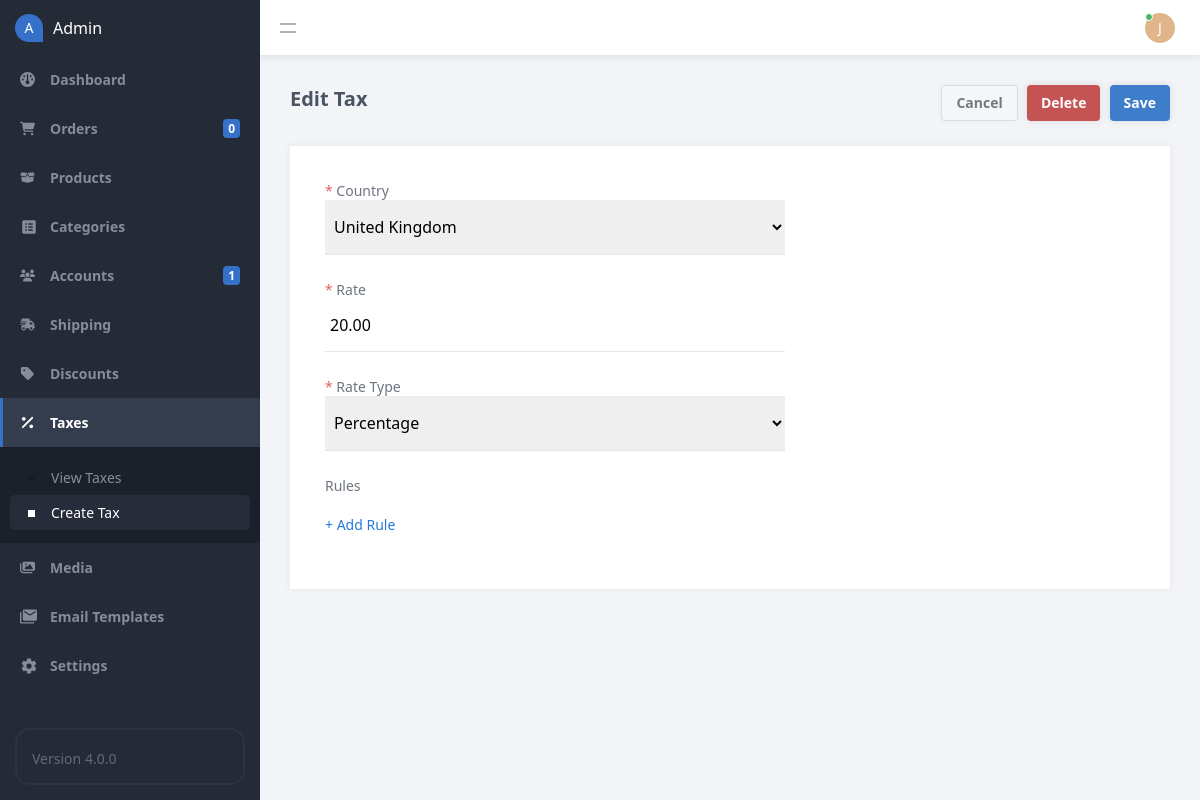
Screenshot of /admin/index.php?page=tax&id=1 (signed in) with the database file from the repository.
### tables this page shows
CREATE TABLE IF NOT EXISTS `taxes` (
  `id` int(11) NOT NULL AUTO_INCREMENT,
  `country` varchar(255) NOT NULL,
  `rate` decimal(5,2) NOT NULL,
  `rate_type` varchar(50) NOT NULL DEFAULT 'percentage',
  `rules` mediumtext DEFAULT NULL,
  PRIMARY KEY (`id`)
);

### admin/index.php (called while the page is built, shortened)
<?php
include '../functions.php';
$page = isset($_GET['page']) && file_exists($_GET['page'] . '.php') ? $_GET['page'] : 'dashboard';
include $page . '.php';
?>

### admin/tax.php (the view, shortened to what this page needs)
<?php
$tax = [
    'country' => '',
    'rate' => '',
    'rules' => [],
    'rate_type' => 'percentage',
];
if (isset($_GET['id'])) {
    $page = 'Edit';
    $stmt = $pdo->prepare('SELECT * FROM taxes WHERE id = ?');
    $stmt->execute([ $_GET['id'] ]);
    $tax = $stmt->fetch(PDO::FETCH_ASSOC);
    $tax['rules'] = $tax['rules'] ? json_decode($tax['rules'], true) : [];
}
?>
<?=template_admin_header($page . ' Tax', 'taxes', 'manage')?>
<form method="post">
    <div class="content-title">
        <h2><?=$page?> Tax</h2>
        <div class="btns">
            <a href="index.php?page=taxes" class="btn alt mar-right-1">Cancel</a>
            <?php if ($page == 'Edit'): ?>
            <input type="submit" name="delete" value="Delete" class="btn red mar-right-1" onclick="return confirm('Are you sure you want to delete this tax?')">
            <?php endif; ?>
            <input type="submit" name="submit" value="Save" class="btn">
        </div>
    </div>
    <div class="content-block">
        <div class="form responsive-width-100">
            <label for="country"><span class="required">*</span> Country</label>
            <select name="country" required>
                <?php foreach (get_countries() as $country): ?>
                <option value="<?=$country?>"<?=$country==$tax['country']?' selected':''?>><?=$country?></option>
                <?php endforeach; ?>
            </select>
            <label for="rate"><span class="required">*</span> Rate</label>
            <input id="rate" type="number" name="rate" step=".01" placeholder="Rate" value="<?=$tax['rate']?>" required>
            <label for="rate_type"><span class="required">*</span> Rate Type</label>
            <select name="rate_type">
                <option value="percentage"<?=$tax['rate_type']=='percentage'?' selected':''?>>Percentage</option>
            </select>
            <label for="rules">Rules</label>
            <div class="rules">
            </div>
            <a href="#" class="add-link add-rule">+ Add Rule</a>
        </div>
    </div>
</form>
<?=template_admin_footer()?>

### rows the page displays
taxes: country "United Kingdom", rate "20.00", rate_type "Percentage"

### other values shown
num_format($orders_total) "0"
num_format($accounts_total) "1"
substr($_SESSION['account_name'], 0, 1) "J"
$page "Edit"
